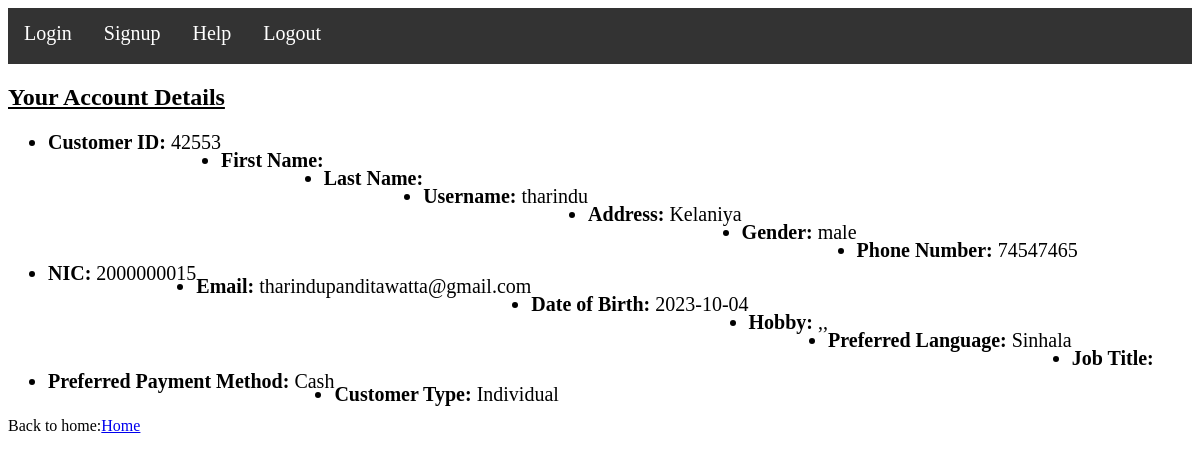
Page /temp/files/details.php (signed in) on the committed database.
### tables this page shows
CREATE TABLE IF NOT EXISTS `customer_relation` (
  `Customer_id` int(11) NOT NULL AUTO_INCREMENT,
  `First_name` varchar(20) NOT NULL,
  `Last_name` varchar(20) NOT NULL,
  `Username` varchar(30) NOT NULL,
  `Password` varchar(20) NOT NULL,
  `Address` varchar(30) DEFAULT NULL,
  `Gender` varchar(10) DEFAULT NULL,
  `Phone_no` int(10) DEFAULT NULL,
  `NIC` bigint(12) DEFAULT NULL,
  `Email` varchar(30) DEFAULT NULL,
  `Date_of_birth` varchar(20) DEFAULT NULL,
  `Hobby` varchar(50) DEFAULT NULL,
  `Preferred_language` varchar(10) DEFAULT NULL,
  `Job_title` varchar(10) DEFAULT NULL,
  `Preferred_payment_method` varchar(15) DEFAULT NULL,
  `Customer_type` varchar(10) DEFAULT NULL,
  `Admin` varchar(10) DEFAULT NULL,
  PRIMARY KEY (`Customer_id`)
);

### temp/files/details.php (the view, shortened to what this page needs)
<!DOCTYPE html>
<html>
<head>
    <link rel="stylesheet" type="text/css" href="./files/sample.css">
</head>
<body>
<ul class="ul1" >
    <li><a href="index.php">Login</a></li>
    <li><a href="signup.php">Signup</a></li>
    <li><a href="help.php">Help</a></li>
    <li><a href="logout.php">Logout</a></li>
</ul>
<?php
include("connection.php");
$customerID = $_SESSION['customerID'];
$sql = "SELECT * FROM customer_relation WHERE Customer_id = $customerID";
$result = $conn->query($sql);
if ($result !== false && $result->num_rows > 0) {
    echo "<h2><u>Your Account Details</u></h2>";
    echo "<ul>";
    $row = $result->fetch_assoc();
    echo "<li><strong>Customer ID:</strong> " . $row['Customer_id'] . "</li><br/>";
    echo "<li><strong>First Name:</strong> " . $row['First_name'] . "</li><br/>";
    echo "<li><strong>Last Name:</strong> " . $row['Last_name'] . "</li><br/>";
    echo "<li><strong>Username:</strong> " . $row['Username'] . "</li><br/>";
    echo "<li><strong>Address:</strong> " . $row['Address'] . "</li><br/>";
    echo "<li><strong>Gender:</strong> " . $row['Gender'] . "</li><br/>";
    echo "<li><strong>Phone Number:</strong> " . $row['Phone_no'] . "</li><br/>";
    echo "<li><strong>NIC:</strong> " . $row['NIC'] . "</li><br/>";
    echo "<li><strong>Email:</strong> " . $row['Email'] . "</li><br/>";
    echo "<li><strong>Date of Birth:</strong> " . $row['Date_of_birth'] . "</li><br/>";
    echo "<li><strong>Hobby:</strong> " . $row['Hobby'] . "</li><br/>";
    echo "<li><strong>Preferred Language:</strong> " . $row['Preferred_language'] . "</li><br/>";
    echo "<li><strong>Job Title:</strong> " . $row['Job_title'] . "</li><br/>";
    echo "<li><strong>Preferred Payment Method:</strong> " . $row['Preferred_payment_method'] . "</li><br/>";
    echo "<li><strong>Customer Type:</strong> " . $row['Customer_type'] . "</li><br/>";
    echo "</ul>";
} else {
    if ($result === false) {
        echo "<p>Error fetching data: " . $conn->error . "</p>";
    } else {
        echo "<p>No data found for your account.</p>";
    }
}
?>
<p>Back to home:<a href="crm.php">Home</a></p>
</body>
</html>

### temp/files/sample.css (style rules this page uses)
li a,.ul1 { list-style-type:none; margin:0; padding:0; overflow:hidden; background-color:#333; }
li, .set { font-size:20px; }
li { float:left; }
li a, .dropbtn { display:inline-block; color:white; text-align:center; padding:14px 16px; text-decoration:none; }

### rows in the picture
customer_relation: Customer_id "42553", Username "tharindu", Address "Kelaniya", Gender "male", Phone_no "74547465", NIC "2000000015", Email "tharindupanditawatta@gmail.com", Date_of_birth "2023-10-04", Hobby ",,", Preferred_language "Sinhala", Preferred_payment_method "Cash", Customer_type "Individual"
